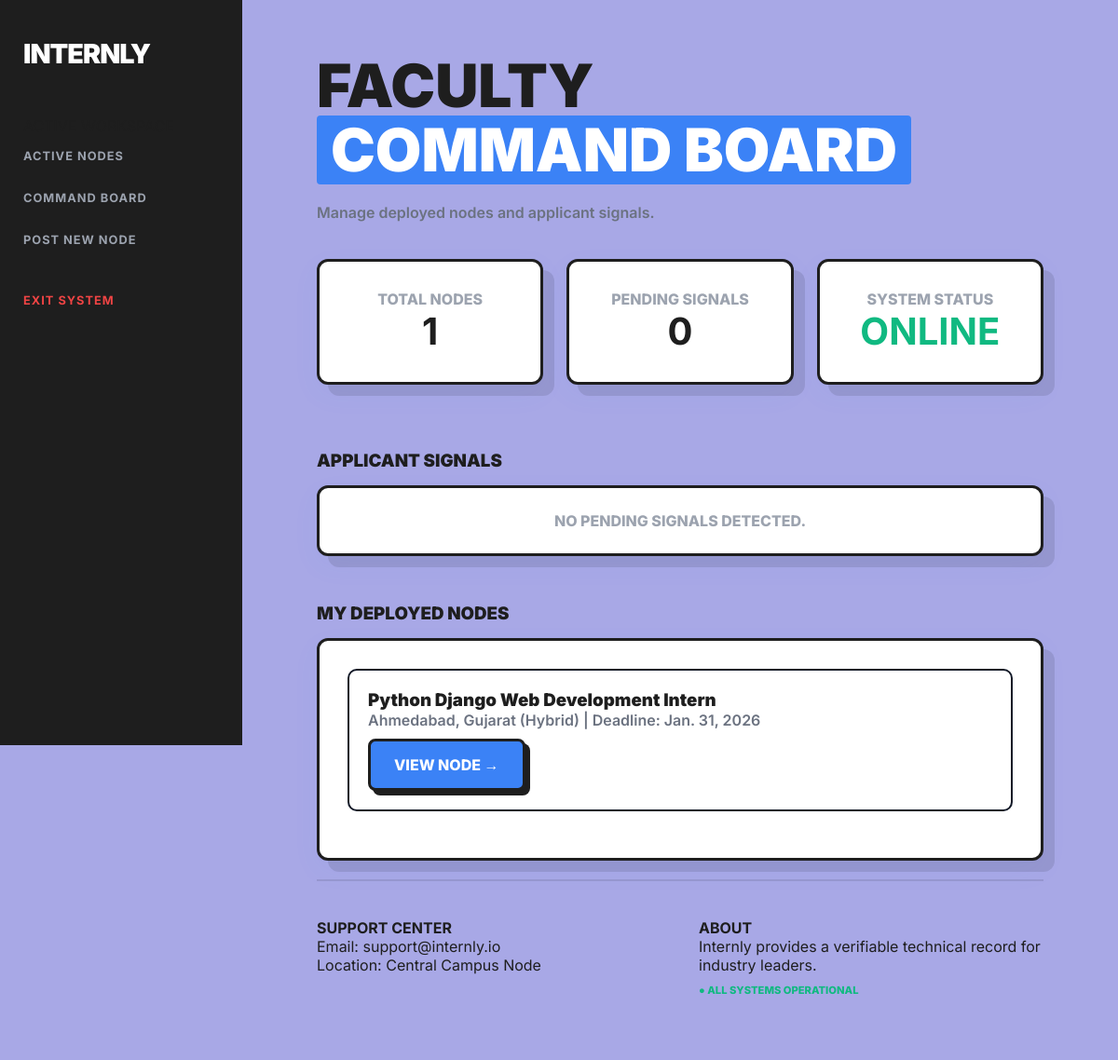
The page /faculty/dashboard/ (signed in) on the database as committed earlier.
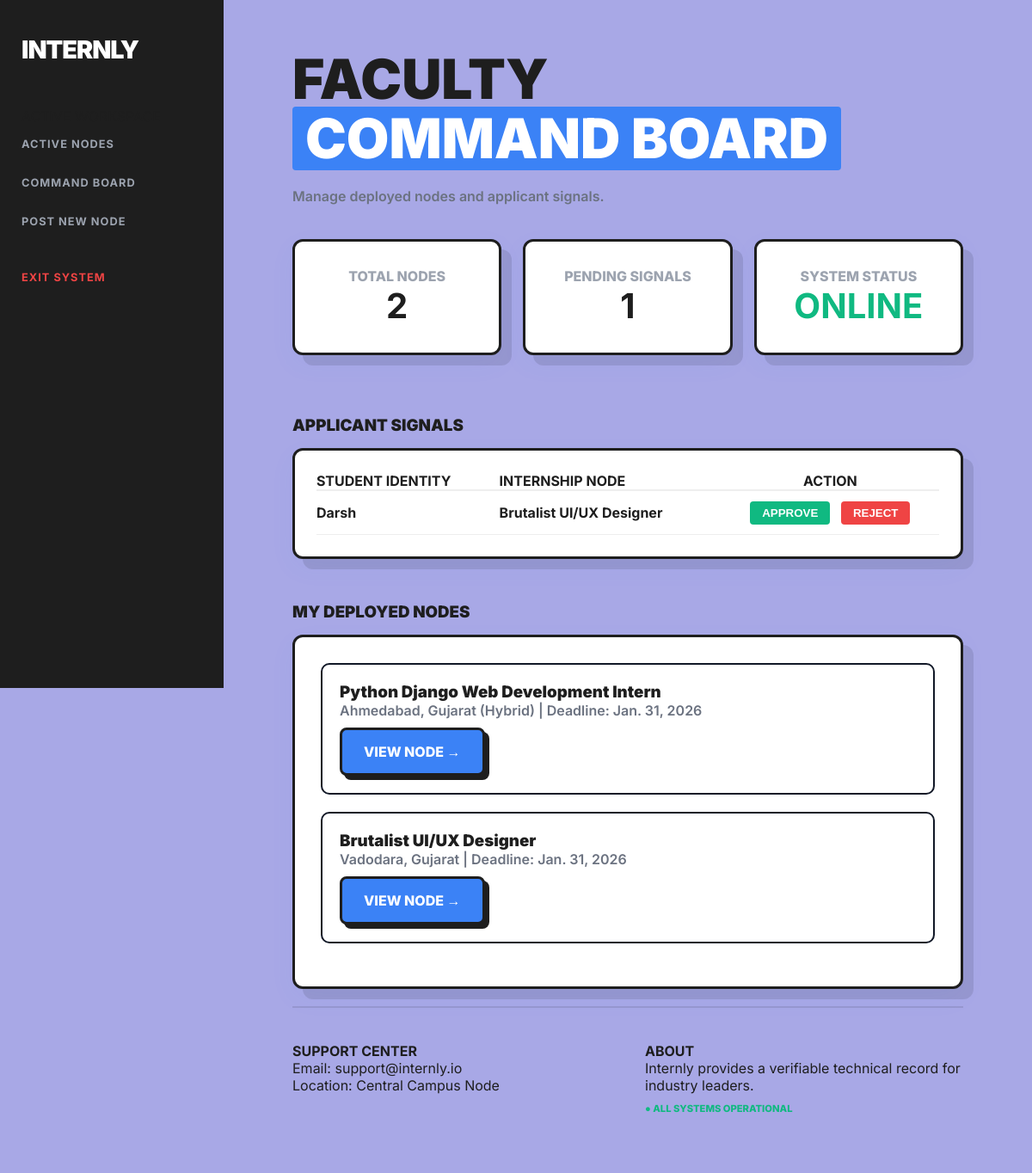
The same page on the database as committed later.
### management/models.py (models this page shows, shortened)
class Internship(models.Model):
    title = models.CharField(max_length=200)
    company_name = models.CharField(max_length=200)
    location = models.CharField(max_length=200)
    stipend = models.CharField(max_length=100)
    deadline = models.DateField()
    required_skills = models.TextField()
    description = models.TextField()
    faculty = models.ForeignKey(User, on_delete=models.CASCADE)
    external_apply_link = models.URLField(blank=True, null=True)

class Application(models.Model):
    STATUS_CHOICES = (
        ('PENDING', 'Pending'),
        ('APPROVED', 'Approved'),
        ('REJECTED', 'Rejected'),
    )
    student = models.ForeignKey(User, on_delete=models.CASCADE)
    internship = models.ForeignKey(Internship, on_delete=models.CASCADE)
    status = models.CharField(max_length=10, choices=STATUS_CHOICES, default='PENDING')
    applied_at = models.DateTimeField(auto_now_add=True)

### management/views.py (the view)
# urls.py: path('faculty/dashboard/', views.faculty_dashboard, name='faculty_dashboard'),
@login_required
def faculty_dashboard(request):
    internships = Internship.objects.filter(faculty=request.user)
    applications = Application.objects.filter(
        internship__faculty=request.user,
        status='PENDING'
    ).select_related('student__userprofile')
    return render(request, 'management/faculty_dashboard.html', {
        'internships': internships,
        'applications': applications,
        'total_nodes': internships.count(),
        'pending_signals': applications.count(),
    })

### management/templates/management/faculty_dashboard.html (shortened to what the changed rows need)
{% extends 'management/base.html' %}
{% block content %}
<div class="dashboard-container" style="max-width: 1200px; margin: 0 auto;">
    <div style="margin-bottom: 40px;">
        <h1 class="main-header">
            FACULTY<br>
            <span class="highlight-blue">COMMAND BOARD</span>
        </h1>
    </div>
    <div style="display: grid; grid-template-columns: repeat(3, 1fr); gap: 25px; margin-bottom: 50px;">
        <div class="workspace-card" style="padding: 30px; text-align: center;">
            <p style="font-weight: 800; color: #9ca3af;">TOTAL NODES</p>
            <h2 style="font-size: 2.5rem;">{{ total_nodes }}</h2>
        </div>
        <div class="workspace-card" style="padding: 30px; text-align: center;">
            <p style="font-weight: 800; color: #9ca3af;">PENDING SIGNALS</p>
            <h2 style="font-size: 2.5rem;">{{ pending_signals }}</h2>
        </div>
        <div class="workspace-card" style="padding: 30px; text-align: center;">
            <h2 style="font-size: 2.5rem; color: #10b981;">ONLINE</h2>
        </div>
    </div>
    <div class="workspace-card" style="padding: 25px; margin-bottom: 50px;">
        {% if applications %}
            <table style="width: 100%; border-collapse: collapse;">
                <thead>
                    <tr style="border-bottom: 2px solid #eee;">
                        <th align="left">STUDENT IDENTITY</th>
                        <th align="left">INTERNSHIP NODE</th>
                        <th align="center">ACTION</th>
                    </tr>
                </thead>
                <tbody>
                    {% for app in applications %}
                    <tr style="border-bottom: 1px solid #eee;">
                        <td style="padding: 15px 0; font-weight: 700;">
                            {{ app.student.username }}
                        </td>
                        <td style="font-weight: 700;">
                            {{ app.internship.title }}
                        </td>
                        <td align="center">
                            <form method="POST"
                                  action="{% url 'approve_application' app.pk %}"
                                  style="display: inline-block;">
                                <button type="submit"
                                        style="
                                            padding: 6px 14px;
                                            background: #10b981;
                                            color: white;
                                            border: none;
                                            border-radius: 4px;
                                            font-weight: 800;
                                            cursor: pointer;
                                        ">
                                    APPROVE
                                </button>
                            </form>
                            <form method="POST"
                                  action="{% url 'reject_application' app.pk %}"
                                  style="display: inline-block; margin-left: 8px;">
                                <button type="submit"
                                        style="
                                            padding: 6px 14px;
                                            background: #ef4444;
                                            color: white;
                                            border: none;
                                            border-radius: 4px;
                                            font-weight: 800;
                                            cursor: pointer;
                                        ">
                                    REJECT
                                </button>
                            </form>
                        </td>
                    </tr>
                    {% endfor %}
                </tbody>
            </table>
        {% else %}
            <p style="text-align: center; color: #9ca3af; font-weight: 800;">
                NO PENDING SIGNALS DETECTED.
            </p>
        {% endif %}
    </div>
    <div class="workspace-card" style="padding: 30px;">
        {% if internships %}
            {% for internship in internships %}
                <div style="
                    border: 2px solid #111827;
                    border-radius: 10px;
                    padding: 20px;
                    margin-bottom: 20px;
                ">
                    <h3 style="font-weight: 900;">{{ internship.title }}</h3>
                    <p style="color: #6b7280; font-weight: 600;">
                        {{ internship.location }} |
                        Deadline: {{ internship.deadline }}
                    </p>
                    <a href="{% url 'internship_detail' internship.pk %}"
                       class="btn-primary"
                       style="margin-top: 10px; display: inline-block;">
                        VIEW NODE →
                    </a>
                </div>
            {% endfor %}
        {% else %}
            <p style="text-align: center; color: #9ca3af; font-weight: 800;">
                NO DEPLOYED NODES FOUND.
            </p>
        {% endif %}
    </div>
</div>
{% endblock %}

Rows that differ between the two databases and show on the page:
added Application: student.username "Darsh", internship "Brutalist UI/UX Designer"
added Internship: title "Brutalist UI/UX Designer", location "Vadodara, Gujarat", deadline "Jan. 31, 2026"
Other text that changed with them:
{{ total_nodes }}: "1" → "2"
{{ pending_signals }}: "0" → "1"
text no longer shown: "NO PENDING SIGNALS DETECTED."
text now shown: "STUDENT IDENTITY INTERNSHIP NODE ACTION"
